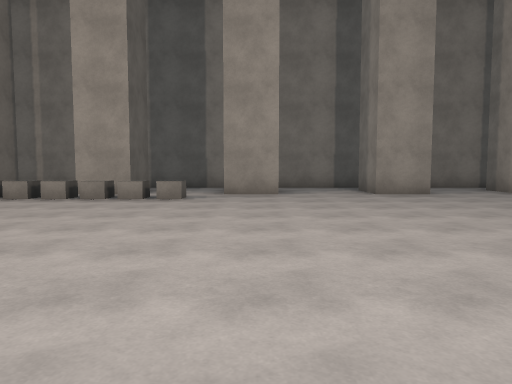
view 1 (above)

24 first-person views from a walk through a Unity game level. The camera is 1.3 m above the floor, tilts 4° down and sees 70° across. The floor is counted in squares, 2 m on a side. Each view is taken from the middle of a square. On the plan, view 1 faces up. The plan holds only what a view shows up to about 11 squares ahead; the rest is blank. The player character is not drawn. Some surface patterns are stand-ins.

view 2
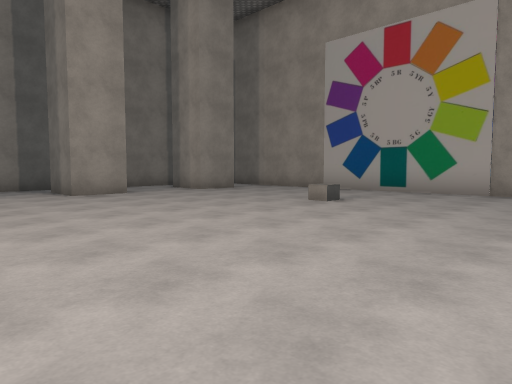

view 3
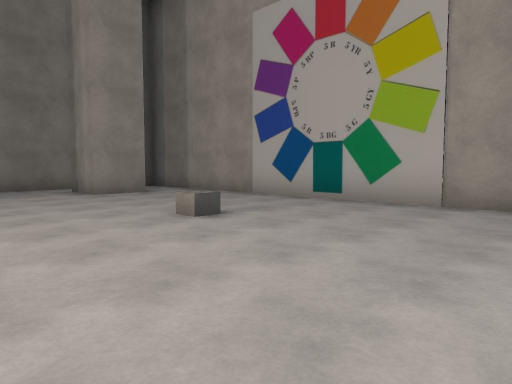

view 4
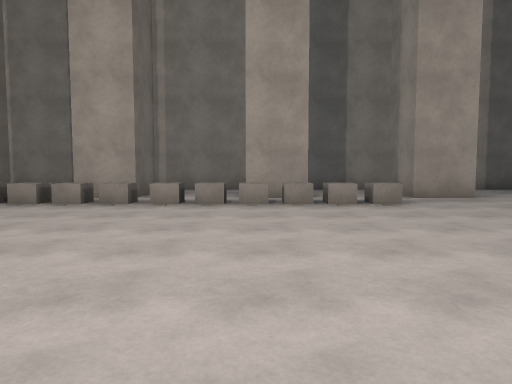

view 5
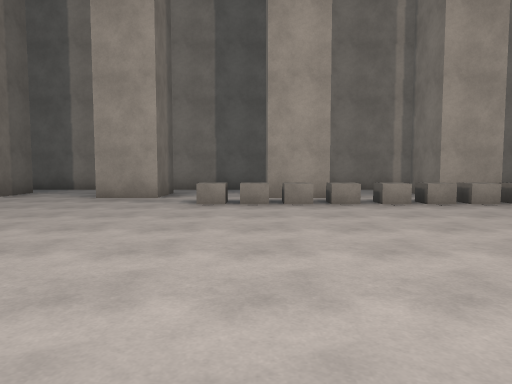

view 6
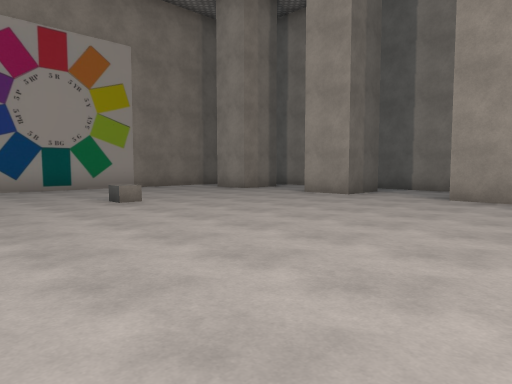

view 7
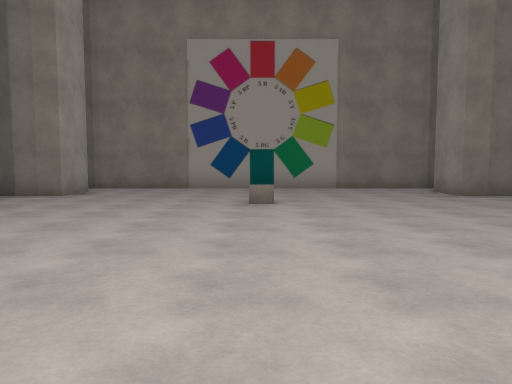

view 8
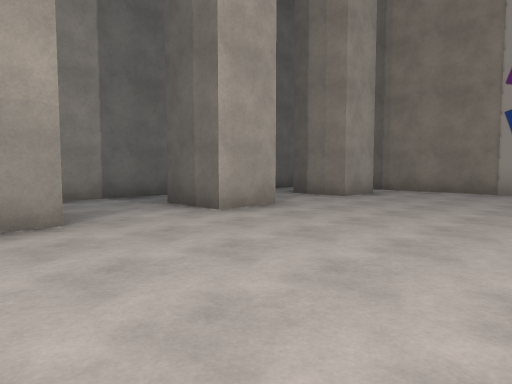

view 9
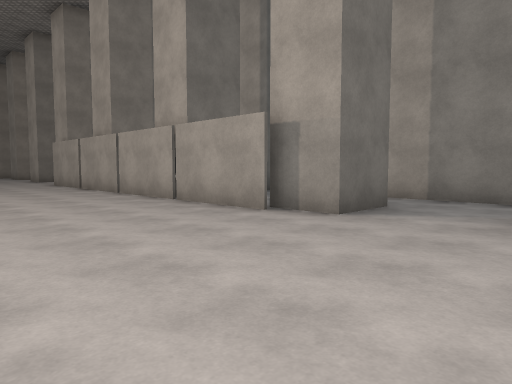

view 10
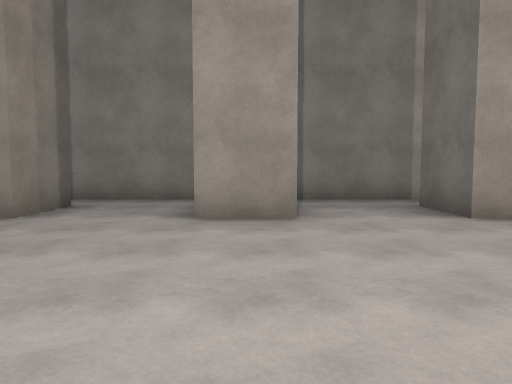

view 11
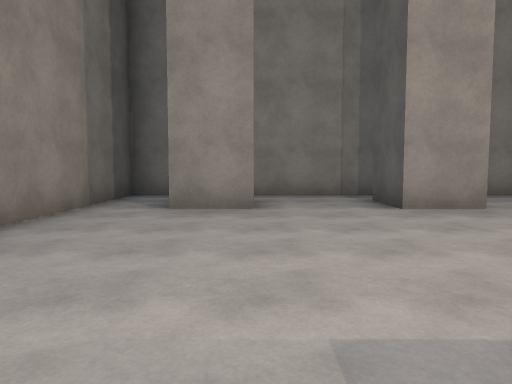

view 12
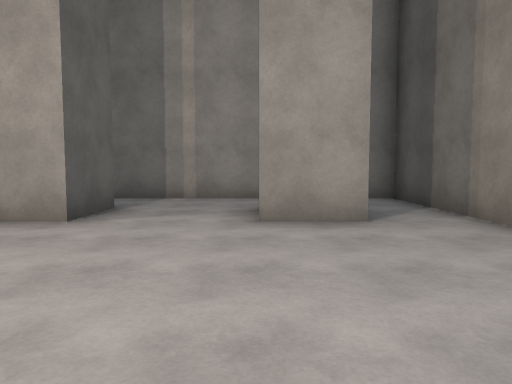

view 13
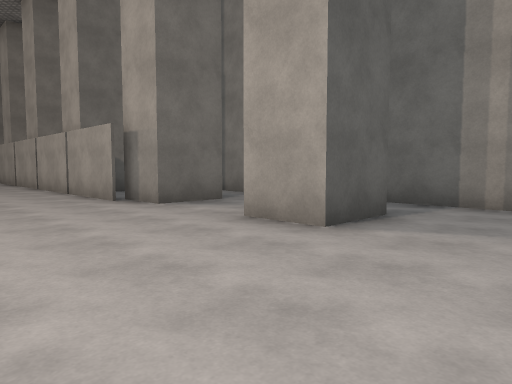

view 14
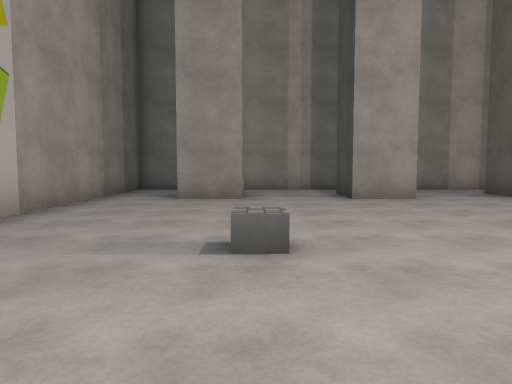

view 15
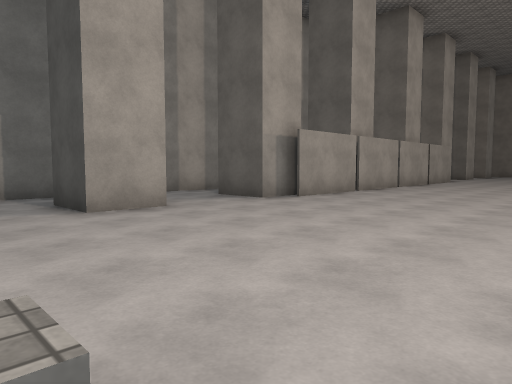

view 16
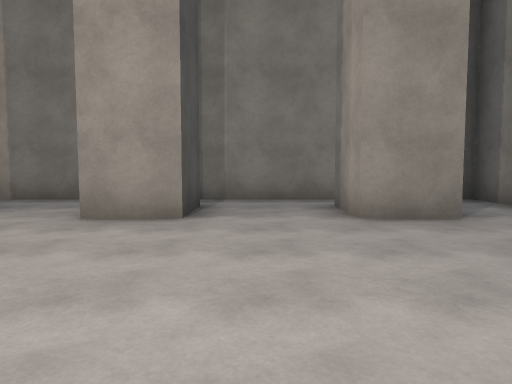

view 17
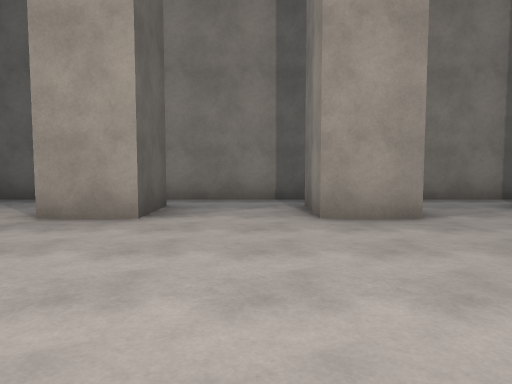

view 18
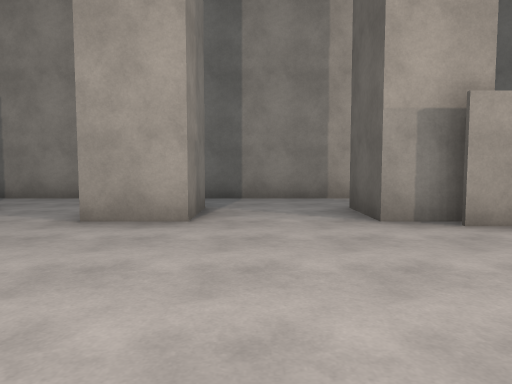

view 19
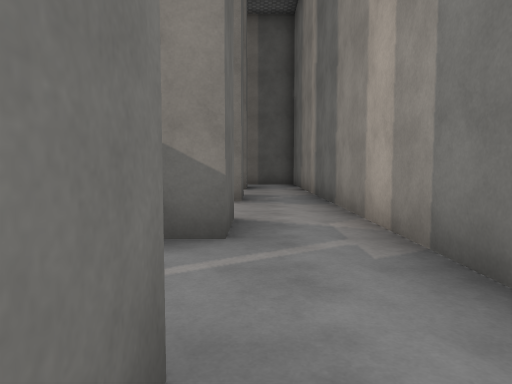

view 20
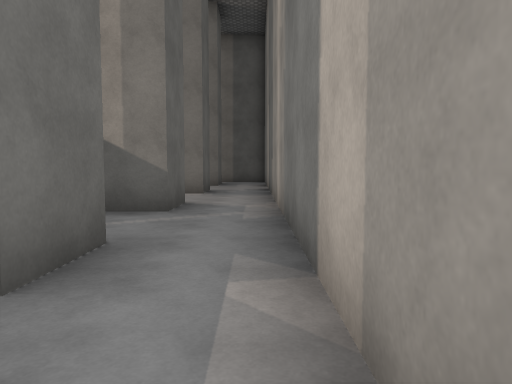

view 21
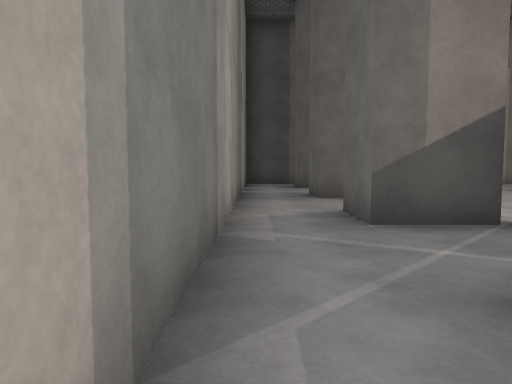

view 22
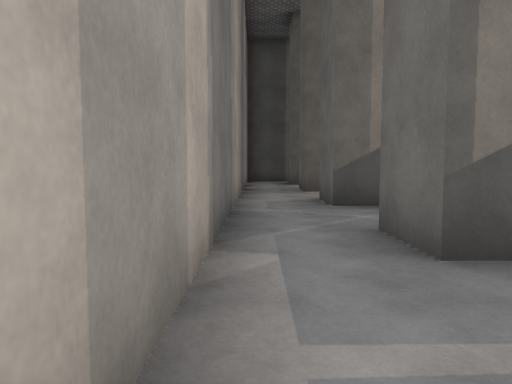

view 23
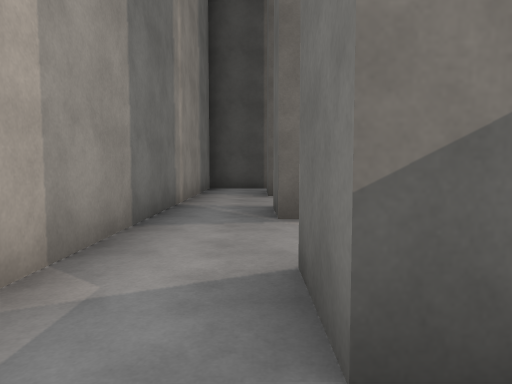

view 24
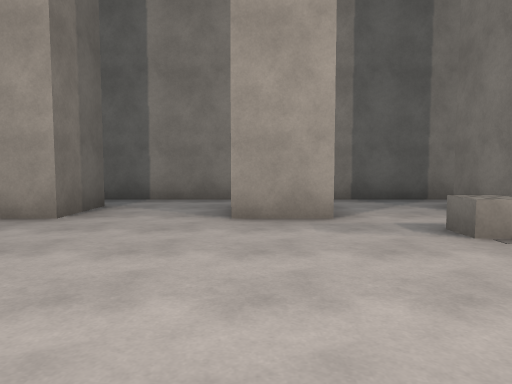

### Floor plan
Points are (right, up) in squares from view 1. A wall is a line through its corners. A room is listed if a view was taken in it or the views show most of it. See-through windows are left out.
Room 1 (views 1, 2, 3, 4, 5, 6, 7, 8, 9, 10, 11, 12, 13, 14, 15, 16, 17, 18, 19, 20, 21, 22, 23, 24)
walls: (-6.5, -1.2) (-6.5, -1.7) (-7.9, -1.7); (-2.9, -1.7) (-4.2, -1.7); (-0.6, -0.3) (0.5, -0.3) (0.5, -1.7) (-0.7, -1.7) (-0.7, -0.8); (-6.5, 10) (-6.5, 8.5) (-7.8, 8.5) (-7.8, 10); (-2.9, 10) (-2.9, 8.5) (-4.2, 8.5) (-4.2, 10); (-10.2, 0) (-0.2, 0); (-10, -0.3) (-10, -1.7) (-11.3, -1.7) (-11.3, -0.3) (-10, -0.3); (-10, 10) (-10, 8.5) (-11.3, 8.5) (-11.3, 10); (0.5, 10) (0.5, 8.5) (-0.7, 8.5) (-0.7, 10); (2.8, -0.3) (4.1, -0.3) (4.1, -1.7) (2.8, -1.7) (2.8, -0.3); (-13.5, -0.3) (-13.5, -1.7) (-14.8, -1.7) (-14.8, -0.3) (-13.5, -0.3); (-13.5, 10) (-13.5, 8.5) (-14.8, 8.5) (-14.8, 9.9); (4.1, 10) (4.1, 8.5) (2.8, 8.5) (2.8, 10); (6.2, -0.3) (7.6, -0.3); (6.3, -1.8) (6.3, -0.6); (7.6, 8.5) (6.3, 8.5) (6.3, 10); (-17, 10) (-17, 8.5) (-18.4, 8.5); (-18.4, -0.3) (-17, -0.3) (-17, -1.7) (-18, -1.7); (7.1, 11.2) (-18.6, 11.2); (-19.8, 11.2) (-19.8, -3.4) (9.2, -3.4) (9.2, 11.2)
ways out: opening at (-19, 9.5); opening at (-17.5, 11)
objects: other object (-16, 4); other object (-9, 7); other object (-8, 7); other object (-7, 7); other object (-5, 7); other object (-4, 7); other object (-3, 7); other object (-2, 7); other object (6, 4)

Where each view was taken, in squares from view 1:
view 1: 0 up, 0 right, facing up
view 2: 0 up, 0 right, facing up-right
view 3: 0 up, 3 right, facing up-right
view 4: 1 up, 4 left, facing up
view 5: 1 up, 8 left, facing up
view 6: 1 up, 9 left, facing up-left
view 7: 4 up, 9 left, facing left
view 8: 4 up, 10 left, facing down-left
view 9: 4 up, 14 left, facing down-right
view 10: 4 up, 14 left, facing up
view 11: 3 up, 17 left, facing up
view 12: 4 up, 17 left, facing down
view 13: 3 up, 17 left, facing down-right
view 14: 7 up, 6 right, facing down
view 15: 5 up, 6 right, facing down-left
view 16: 4 up, 5 right, facing up
view 17: 4 up, 2 right, facing up
view 18: 4 up, 2 right, facing down
view 19: 2 down, 4 left, facing right
view 20: 3 down, 6 left, facing right
view 21: 3 down, 6 left, facing left
view 22: 3 down, 4 left, facing left
view 23: 2 down, 9 left, facing left
view 24: 4 up, 11 left, facing up
